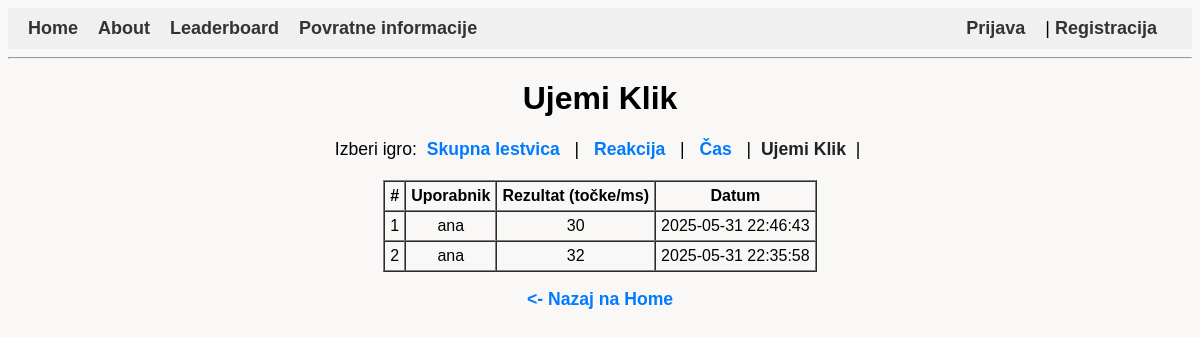
The page /?page=leaderboard&game=ujemi on the database its author committed.
### tables this page shows
CREATE TABLE `rezultati` (
  `id` int(11) NOT NULL,
  `user_id` int(11) DEFAULT NULL,
  `rezultat` int(11) NOT NULL,
  `datum` datetime DEFAULT current_timestamp(),
  `igra` varchar(50) NOT NULL DEFAULT 'reakcijaIgra'
);

CREATE TABLE `uporabniki` (
  `id` int(11) NOT NULL,
  `username` varchar(50) NOT NULL,
  `geslo` varchar(255) NOT NULL,
  `vloga` varchar(20) NOT NULL DEFAULT 'user'
);

### leaderboard.php (the view, shortened to what this page needs)
<?php
require 'db.php';
$igre = [
    'skupno'       => 'Skupna lestvica',
    'reakcijaIgra' => 'Reakcija',
    'timergame'    => 'Čas',
    'ujemi'        => 'Ujemi Klik',
];
$izbranaIgra = $_GET['game'] ?? 'skupno';
if ($izbranaIgra === 'skupno') {
    $stmt = $pdo->query("
        SELECT r.id, r.rezultat, r.datum, u.username, r.igra
        FROM rezultati r
        LEFT JOIN uporabniki u ON r.user_id = u.id
        ORDER BY r.rezultat ASC
        LIMIT 10
    ");
    $rezultati = $stmt->fetchAll();
} elseif (isset($igre[$izbranaIgra])) {
    $stmt = $pdo->prepare("
        SELECT r.id, r.rezultat, r.datum, u.username
        FROM rezultati r
        LEFT JOIN uporabniki u ON r.user_id = u.id
        WHERE r.igra = ?
        ORDER BY r.rezultat ASC
        LIMIT 10
    ");
    $stmt->execute([$izbranaIgra]);
    $rezultati = $stmt->fetchAll();
} else {
    header('Location: ?page=leaderboard&game=skupno');
    exit;
}
?>
<h1><?= htmlspecialchars($igre[$izbranaIgra]) ?></h1>
<p>
    Izberi igro:
    <?php foreach ($igre as $key => $ime): ?>
        <?php if ($key === $izbranaIgra): ?>
            <strong><?= htmlspecialchars($ime) ?></strong>
        <?php else: ?>
            <a href="?page=leaderboard&game=<?= urlencode($key) ?>"><?= htmlspecialchars($ime) ?></a>
        <?php endif; ?>
        &nbsp;|&nbsp;
    <?php endforeach; ?>
</p>
<table border="1" cellpadding="5" cellspacing="0" style="margin:auto; text-align:center;">
    <thead>
        <tr>
            <th>#</th>
            <th>Uporabnik</th>
            <th>Rezultat (točke/ms)</th>
            <th>Datum</th>
        </tr>
    </thead>
    <tbody>
        <?php if (count($rezultati) === 0): ?>
            <tr>
                <td colspan="<?= ($izbranaIgra === 'skupno') ? 5 : 4 ?>" style="text-align:center; color:#666;">
                    Ni še rezultatov za to igro.
                </td>
            </tr>
        <?php else: ?>
            <?php $st = 1; foreach ($rezultati as $v): ?>
                <tr>
                    <td><?= $st ?></td>
                    <td><?= htmlspecialchars($v['username']) ?></td>
                    <td><?= (int)$v['rezultat'] ?></td>
                    <td><?= htmlspecialchars($v['datum']) ?></td>
                </tr>
            <?php $st++; endforeach; ?>
        <?php endif; ?>
    </tbody>
</table>
<p style="text-align:center;">
    <a href="?page=home"><- Nazaj na Home</a>
</p>

### style.css (style rules this page uses)
body { font-family: sans-serif; text-align: center; background-color:#f9f8f6; }
p { margin-bottom: 20px; font-size: 1.1em; }
p a { color: #007BFF; text-decoration: none; font-weight: 600; margin: 0 5px; }
p strong { font-weight: 700; color: #222; }

### rows shown on the page
rezultati: user.username "ana", rezultat "30", datum "2025-05-31 22:46:43"
rezultati: user.username "ana", rezultat "32", datum "2025-05-31 22:35:58"

### other values the page prints
$igre[$izbranaIgra] "Ujemi Klik"
$ime "Skupna lestvica"
$ime "Reakcija"
$ime "Čas"
$ime "Ujemi Klik"
